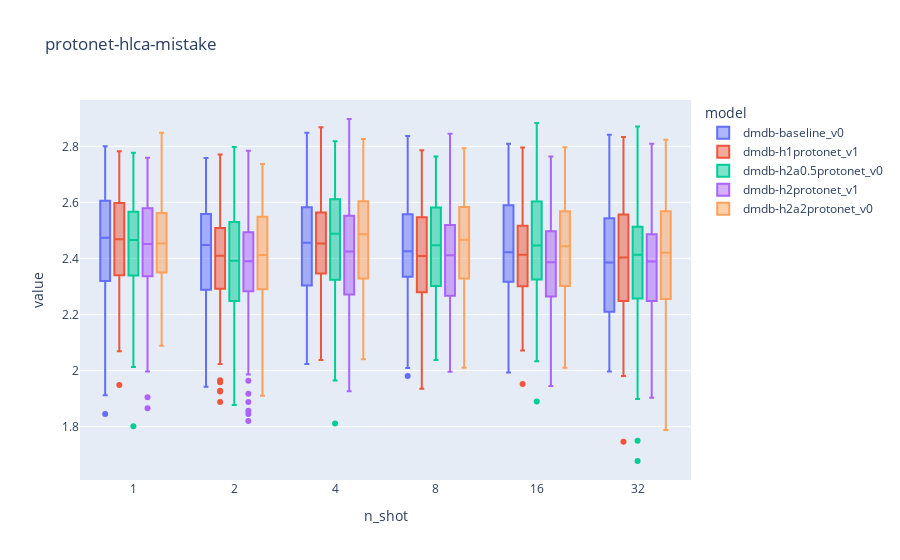

Source (notebook cell):
### Code cell
figs[2]['fig']

### Figure 1 — Plotly figure (JSON) as saved in the notebook; plotly's stock layout.template omitted (floating-point values rounded to 4 significant figures; data arrays with more than 128 entries replaced by an {"elided": "..."} marker saying what was removed)
{"data": [{"alignmentgroup": "True", "hovertemplate": "model=dmdb-baseline_v0<br>n_shot=%{x}<br>value=%{y}<extra></extra>", "legendgroup": "dmdb-baseline_v0", "marker": {"color": "#636efa"}, "name": "dmdb-baseline_v0", "notched": false, "offsetgroup": "dmdb-baseline_v0", "orientation": "v", "showlegend": true, "type": "box", "x": {"elided": "600 str values"}, "x0": " ", "xaxis": "x", "y": {"elided": "600 float values"}, "y0": " ", "yaxis": "y"}, {"alignmentgroup": "True", "hovertemplate": "model=dmdb-h1protonet_v1<br>n_shot=%{x}<br>value=%{y}<extra></extra>", "legendgroup": "dmdb-h1protonet_v1", "marker": {"color": "#EF553B"}, "name": "dmdb-h1protonet_v1", "notched": false, "offsetgroup": "dmdb-h1protonet_v1", "orientation": "v", "showlegend": true, "type": "box", "x": {"elided": "600 str values"}, "x0": " ", "xaxis": "x", "y": {"elided": "600 float values"}, "y0": " ", "yaxis": "y"}, {"alignmentgroup": "True", "hovertemplate": "model=dmdb-h2a0.5protonet_v0<br>n_shot=%{x}<br>value=%{y}<extra></extra>", "legendgroup": "dmdb-h2a0.5protonet_v0", "marker": {"color": "#00cc96"}, "name": "dmdb-h2a0.5protonet_v0", "notched": false, "offsetgroup": "dmdb-h2a0.5protonet_v0", "orientation": "v", "showlegend": true, "type": "box", "x": {"elided": "600 str values"}, "x0": " ", "xaxis": "x", "y": {"elided": "600 float values"}, "y0": " ", "yaxis": "y"}, {"alignmentgroup": "True", "hovertemplate": "model=dmdb-h2protonet_v1<br>n_shot=%{x}<br>value=%{y}<extra></extra>", "legendgroup": "dmdb-h2protonet_v1", "marker": {"color": "#ab63fa"}, "name": "dmdb-h2protonet_v1", "notched": false, "offsetgroup": "dmdb-h2protonet_v1", "orientation": "v", "showlegend": true, "type": "box", "x": {"elided": "600 str values"}, "x0": " ", "xaxis": "x", "y": {"elided": "600 float values"}, "y0": " ", "yaxis": "y"}, {"alignmentgroup": "True", "hovertemplate": "model=dmdb-h2a2protonet_v0<br>n_shot=%{x}<br>value=%{y}<extra></extra>", "legendgroup": "dmdb-h2a2protonet_v0", "marker": {"color": "#FFA15A"}, "name": "dmdb-h2a2protonet_v0", "notched": false, "offsetgroup": "dmdb-h2a2protonet_v0", "orientation": "v", "showlegend": true, "type": "box", "x": {"elided": "600 str values"}, "x0": " ", "xaxis": "x", "y": {"elided": "600 float values"}, "y0": " ", "yaxis": "y"}], "layout": {"boxmode": "group", "legend": {"title": {"text": "model"}, "tracegroupgap": 0}, "title": {"text": "protonet-hlca-mistake"}, "xaxis": {"anchor": "y", "domain": [0, 1], "title": {"text": "n_shot"}}, "yaxis": {"anchor": "x", "domain": [0, 1], "title": {"text": "value"}}}}
